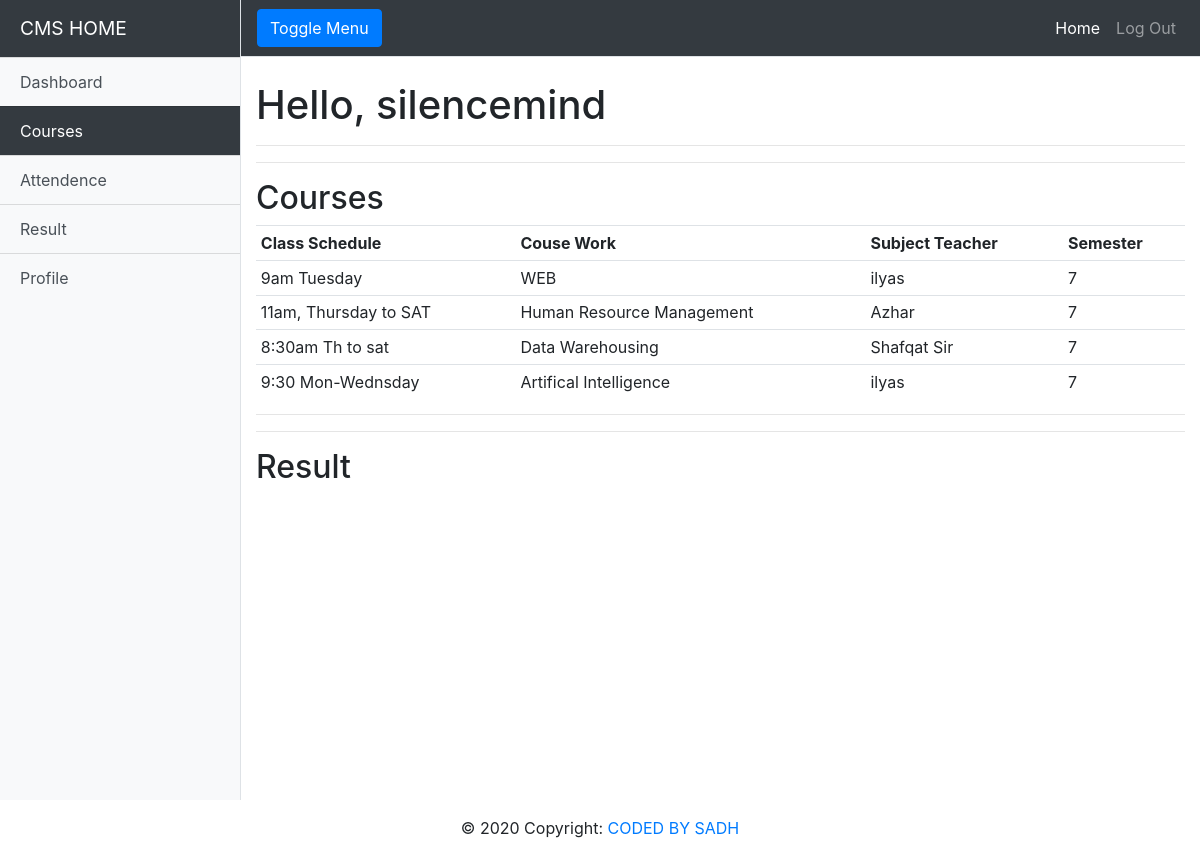
/home/courses (signed in), run on the app's committed database.
### accounts/models.py (models this page shows, shortened)
class CustomUser(AbstractUser):
    def __str__(self):
        return self.username

class BS(models.Model):
	class_schedule = models.CharField(max_length=200,null=True)
	course_work = models.CharField(max_length=200,null=True)
	sem = models.CharField(max_length=10,null=True)
	subject_teacher = models.CharField(max_length=200,null=True)

### accounts/views.py (the view)
# urls.py: path('home/courses',views.courses, name='courses'),
@login_required(login_url='login')
def courses(request):
	all_data = BS.objects.all()
	context = {"DATA":all_data}
	return render(request,'courses.html',context)

### accounts/templates/courses.html (shortened to what this page needs)
<!DOCTYPE html>
<html lang="en">
<head>
  <link rel="stylesheet" href="https://stackpath.bootstrapcdn.com/bootstrap/4.1.3/css/bootstrap.min.css">
  <link rel="stylesheet" href="https://use.fontawesome.com/releases/v5.6.1/css/all.css">
</head>
<body>
  <div class="d-flex" id="wrapper">
    <div class="bg-light border-right" id="sidebar-wrapper">
      <div class="sidebar-heading" >CMS HOME</div>
      <div class="list-group list-group-flush">
        <a href="{% url 'home' %}" class="list-group-item list-group-item-action bg-light">Dashboard</a>
        <a href="#" class="list-group-item list-group-item-action bg-dark" style="color: white;">Courses</a>
  <a href="#" class="list-group-item list-group-item-action bg-light">Attendence</a>
         <a href="#" class="list-group-item list-group-item-action bg-light">Result</a>
        <a href="#" class="list-group-item list-group-item-action bg-light">Profile</a>
    </div>
    </div>
    <div id="page-content-wrapper">
      <nav class="navbar navbar-expand-lg navbar-dark bg-dark border-bottom">
        <button class="btn btn-primary" id="menu-toggle">Toggle Menu</button>
        <div class="collapse navbar-collapse" id="navbarSupportedContent">
          <ul class="navbar-nav ml-auto mt-2 mt-lg-0">
            <li class="nav-item active">
              <a class="nav-link" href="#">Home <span class="sr-only">(current)</span></a>
            </li>
            <li class="nav-item">
              <a class="nav-link" href="{% url 'logout' %}">Log Out</a>
            </li>
          </ul>
        </div>
      </nav>
      <div class="container-fluid">
        <h1 class="mt-4">Hello, {{request.user}}</h1>
        <hr>
        <hr>
        <h2>Courses</h2>
        <table class="table table-sm">
          <tr>
            <th>Class Schedule </th>
            <th>Couse Work</th>
            <th>Subject Teacher</th>
            <th>Semester</th>
          </tr>
          {% for data  in DATA %}
            <tr>
              <td>{{data.class_schedule}}</td>
              <td>{{data.course_work}}</td>
              <td>{{data.subject_teacher}}</td>
              <td>{{data.sem}}</td>
            </tr>
          {% endfor %}
        </table>
        <hr>
        <hr>
        <h2>Result</h2>
      </div>
    </div>
  </div>
<footer class="page-footer font-small dark">
  <div class="footer-copyright text-center py-3">© 2020 Copyright:<a href="#"> CODED BY SADH</a>
  </div>
</footer>
</body>
</html>

### accounts/templates/courses.html (style rules this page uses)
#wrapper { overflow-x: hidden; }
.sidebar-heading { background-color:#343a40!important; }
#sidebar-wrapper { min-height: 100vh; margin-left: -15rem; -webkit-transition: margin .25s ease-out; -moz-transition: margin .25s ease-out; -o-transition: margin .25s ease-out; transition: margin .25s ease-out; color:white; }
#sidebar-wrapper .sidebar-heading { padding: 0.875rem 1.25rem; font-size: 1.2rem; background-color: background-color:#212529; }
#sidebar-wrapper .list-group { width: 15rem; }
#page-content-wrapper { min-width: 100vw; }
@media (min-width: 768px) { #sidebar-wrapper { margin-left: 0; } }
@media (min-width: 768px) { #page-content-wrapper { min-width: 0; width: 100%; } }

### data on the page
CustomUser: user "silencemind"
BS: class_schedule "9am Tuesday", course_work "WEB", subject_teacher "ilyas", sem "7"
BS: class_schedule "11am, Thursday to SAT", course_work "Human Resource Management", subject_teacher "Azhar", sem "7"
BS: class_schedule "8:30am Th to sat", course_work "Data Warehousing", subject_teacher "Shafqat Sir", sem "7"
BS: class_schedule "9:30 Mon-Wednsday", course_work "Artifical Intelligence", subject_teacher "ilyas", sem "7"
